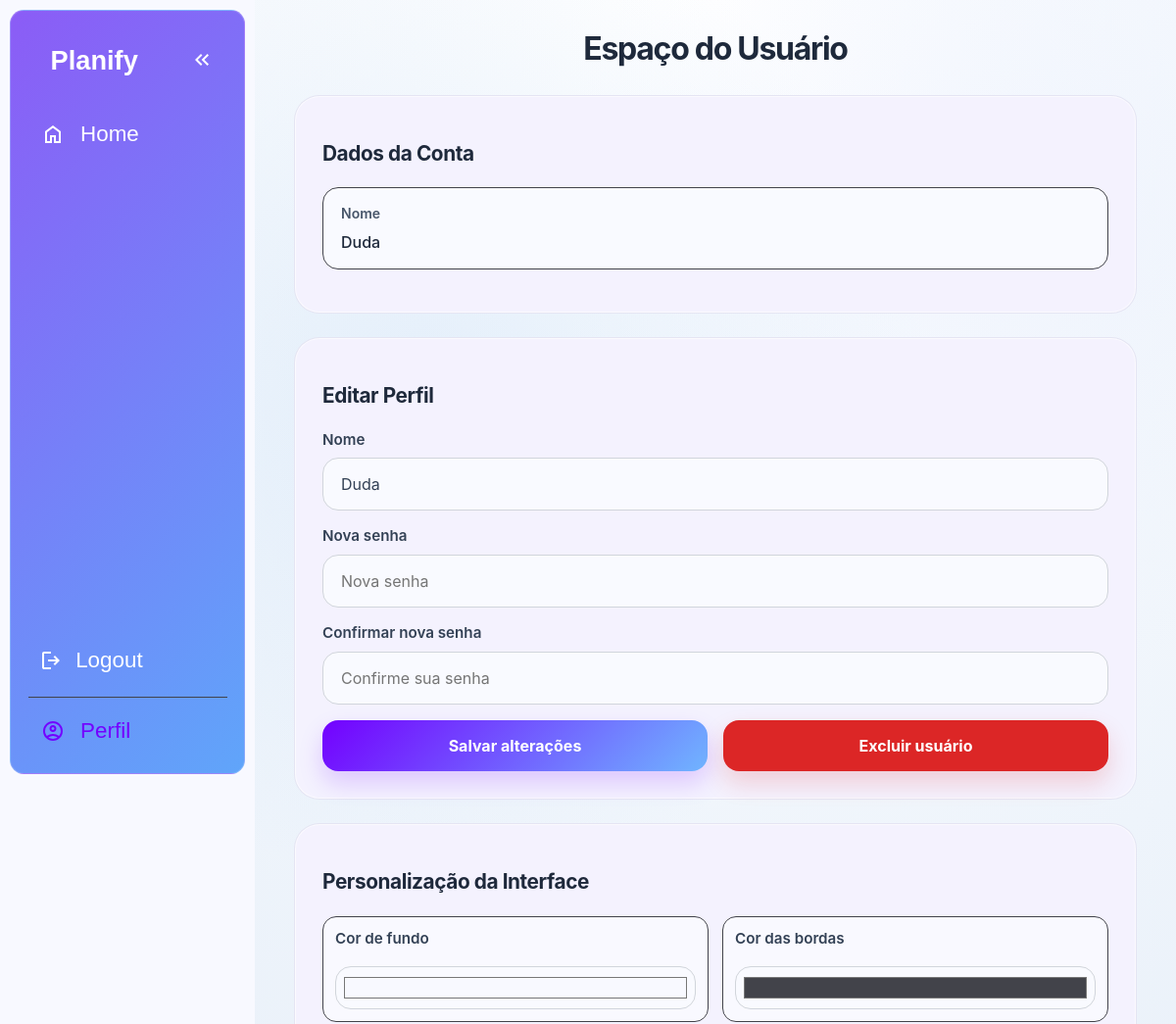
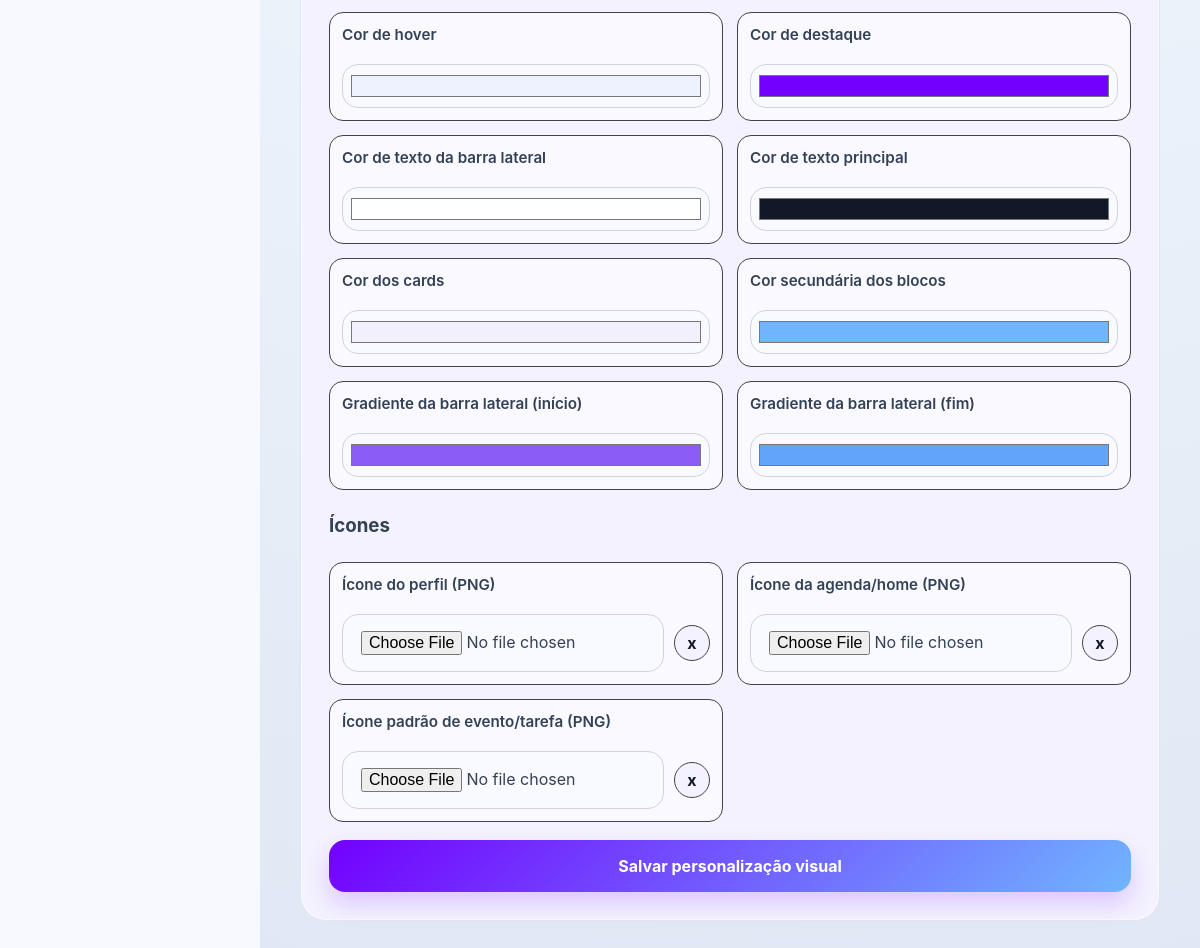
The app's page /user/ (signed in) with its own data (2 pictures, top to bottom).
### accounts/models.py (models this page shows, shortened)
class UserThemePreference(models.Model):
	user = models.OneToOneField(
		settings.AUTH_USER_MODEL,
		on_delete=models.CASCADE,
		related_name="theme_preference",
	)
	base_clr = models.CharField(max_length=7, default="#f8f9ff", validators=[hex_color_validator])
	line_clr = models.CharField(max_length=7, default="#42434a", validators=[hex_color_validator])
	hover_clr = models.CharField(max_length=7, default="#eef2ff", validators=[hex_color_validator])
	text_clr = models.CharField(max_length=7, default="#ffffff", validators=[hex_color_validator])
	accent_clr = models.CharField(max_length=7, default="#59e7ec", validators=[hex_color_validator])
	secondary_text_clr = models.CharField(max_length=7, default="#111827", validators=[hex_color_validator])
	container_background_base = models.CharField(max_length=7, default="#f3f0fe", validators=[hex_color_validator])
	secondary_base_clr = models.CharField(max_length=7, default="#ce9aff", validators=[hex_color_validator])
	sidebar_gradient_start = models.CharField(max_length=7, default="#8b5cf6", validators=[hex_color_validator])
	sidebar_gradient_end = models.CharField(max_length=7, default="#60a5fa", validators=[hex_color_validator])
	profile_icon_emoji = models.CharField(max_length=16, blank=True)
	agenda_icon_emoji = models.CharField(max_length=16, blank=True)
	default_activity_icon_emoji = models.CharField(max_length=16, blank=True)
	profile_icon_image = models.ImageField(upload_to="ui_icons/profile/", blank=True, null=True)
	agenda_icon_image = models.ImageField(upload_to="ui_icons/agenda/", blank=True, null=True)
	default_activity_icon_image = models.ImageField(upload_to="ui_icons/activity_default/", blank=True, null=True)
	updated_at = models.DateTimeField(auto_now=True)

### accounts/views.py (the view)
# urls.py: path('user/', views.user_space, name='user_space'),
@login_required
def user_space(request):
    preference, _ = UserThemePreference.objects.get_or_create(user=request.user)
    return render(request, "user.html", {"preference": preference})

### accounts/context_processors.py (called while the page is built)
def ui_preferences(request):
    if not request.user.is_authenticated:
        return {}
    preference, _ = UserThemePreference.objects.get_or_create(user=request.user)
    return {
        "ui_theme": preference,
        "ui_icons": preference,
    }

### accounts/templates/user.html (shortened to what this page needs)
{% load static %}
<!DOCTYPE html>
<html lang="pt-br">
<head>
  <link rel="stylesheet" href="{% static 'schedules/css/calendar.css' %}" />
  <link rel="stylesheet" href="{% static 'tp_es/css/base.css' %}" />
  <link rel="stylesheet" href="{% static 'accounts/css/accounts.css' %}?v=3" />
</head>
<body class="profile-page">
  <nav id="sidebar">
    {% with rota_atual=request.resolver_match.url_name %}
    <ul>
      <li>
        <span class="logo">Planify</span>
        <button onclick="toggleSidebar()" id="toggle-btn">
          <svg xmlns="http://www.w3.org/2000/svg" height="24px" viewBox="0 -960 960 960" width="24px" fill="#e3e3e3">
            <path
              d="M440-240 200-480l240-240 56 56-183 184 183 184-56 56Zm264 0L464-480l240-240 56 56-183 184 183 184-56 56Z" />
          </svg>
        </button>
      </li>
      <li class="{% if rota_atual == 'main_calendar_view' %}active{% endif %}">
        <a href="{% url 'schedules:main_calendar_view' %}">
          {% if ui_icons.agenda_icon_image %}
            <img src="{{ ui_icons.agenda_icon_image.url }}" class="sidebar-icon-image" alt="" onerror="this.style.display='none'" />
          {% elif ui_icons.agenda_icon_emoji %}
            <span class="sidebar-icon-emoji" aria-hidden="true">{{ ui_icons.agenda_icon_emoji }}</span>
          {% else %}
          <svg xmlns="http://www.w3.org/2000/svg" height="24px" viewBox="0 -960 960 960" width="24px" fill="#e3e3e3">
            <path
              d="M240-200h120v-240h240v240h120v-360L480-740 240-560v360Zm-80 80v-480l320-240 320 240v480H520v-240h-80v240H160Zm320-350Z" />
          </svg>
          {% endif %}
            <span>Home</span>
        </a>
      </li>
      <li class="logout-item">
        <form action="{% url 'schedules:logout' %}" method="post" class="logout-form">
          <button type="submit" class="logout-btn">
            <svg xmlns="http://www.w3.org/2000/svg" height="24px" viewBox="0 -960 960 960" width="24px" fill="#e3e3e3"><path d="M200-120q-33 0-56.5-23.5T120-200v-560q0-33 23.5-56.5T200-840h280v80H200v560h280v80H200Zm440-160-55-58 102-102H360v-80h327L585-622l55-58 200 200-200 200Z"/></svg>
            <span>Logout</span>
          </button>
        </form>
      </li>
      <li class="profile-item {% if rota_atual == 'user_space' %}active{% endif %}">
        <a href="{% url 'accounts:user_space' %}">
          <span>Perfil</span>
        </a>
      </li>
    </ul>
    {% endwith %}
  </nav>
  <main>
    <header>
      <h1>Espaço do Usuário</h1>
    </header>
    <section class="container profile-info">
      <h2>Dados da Conta</h2>
      <div class="outlined-box">
        <dt>Nome</dt>
        <dd>{{ user.username }}</dd>
      </div>
    </section>
    <section class="container profile-edit">
      <h2>Editar Perfil</h2>
      <form method="post" action="{% url 'accounts:edit_user' %}">
        <div>
          <label for="user-name">Nome</label>
          <input type="text" id="user-name" name="username" value="{{ user.username }}" />
        </div>
        <div>
          <label for="user-password">Nova senha</label>
          <input type="password" id="user-password" name="password" placeholder="Nova senha" />
        </div>
        <div>
          <label for="user-password-confirm">Confirmar nova senha</label>
          <input type="password" id="user-password-confirm" name="password_confirm" placeholder="Confirme sua senha" required />
        </div>
        <div class="form-actions">
          <button type="submit" class="button-primary">Salvar alterações</button>
          <form method="post" action="{% url 'accounts:delete_user' %}" onsubmit="return confirm('Tem certeza que deseja excluir sua conta? Essa ação é irreversível.')" class="delete-form">
            <button type="submit" class="button-danger">Excluir usuário</button>
          </form>
        </div>
      </form>
    </section>
    <section class="container profile-theme">
      <h2>Personalização da Interface</h2>
      <form method="post" action="{% url 'accounts:update_preferences' %}" enctype="multipart/form-data">
        <div class="theme-grid">
          <div>
            <label for="base-clr">Cor de fundo</label>
            <input type="color" id="base-clr" name="base_clr" value="{{ preference.base_clr }}" />
          </div>
          <div>
            <label for="line-clr">Cor das bordas</label>
            <input type="color" id="line-clr" name="line_clr" value="{{ preference.line_clr }}" />
          </div>
          <div>
            <label for="hover-clr">Cor de hover</label>
            <input type="color" id="hover-clr" name="hover_clr" value="{{ preference.hover_clr }}" />
          </div>
          <div>
            <label for="accent-clr">Cor de destaque</label>
            <input type="color" id="accent-clr" name="accent_clr" value="{{ preference.accent_clr }}" />
          </div>
          <div>
            <label for="text-clr">Cor de texto da barra lateral</label>
            <input type="color" id="text-clr" name="text_clr" value="{{ preference.text_clr }}" />
          </div>
          <div>
            <label for="secondary-text-clr">Cor de texto principal</label>
            <input type="color" id="secondary-text-clr" name="secondary_text_clr" value="{{ preference.secondary_text_clr }}" />
          </div>
          <div>
            <label for="container-background-base">Cor dos cards</label>
            <input type="color" id="container-background-base" name="container_background_base" value="{{ preference.container_background_base }}" />
          </div>
          <div>
            <label for="secondary-base-clr">Cor secundária dos blocos</label>
            <input type="color" id="secondary-base-clr" name="secondary_base_clr" value="{{ preference.secondary_base_clr }}" />
          </div>
          <div>
            <label for="sidebar-gradient-start">Gradiente da barra lateral (início)</label>
            <input type="color" id="sidebar-gradient-start" name="sidebar_gradient_start" value="{{ preference.sidebar_gradient_start }}" />
          </div>
          <div>
            <label for="sidebar-gradient-end">Gradiente da barra lateral (fim)</label>
            <input type="color" id="sidebar-gradient-end" name="sidebar_gradient_end" value="{{ preference.sidebar_gradient_end }}" />
          </div>
        </div>
        <h3>Ícones</h3>
        <div class="theme-grid">
          <div>
            <label for="profile-icon-image">Ícone do perfil (PNG)</label>
            <div class="icon-upload-row">
              <input type="file" id="profile-icon-image" name="profile_icon_image" accept="image/png,image/webp,image/jpeg" />
              <button type="button" class="icon-clear-btn" data-icon-clear-target="clear_profile_icon_image" data-icon-clear-file="profile-icon-image" data-icon-clear-submit="1" aria-label="Remover ícone do perfil" title="Remover ícone do perfil">x</button>
            </div>
          </div>
          <div>
            <label for="agenda-icon-image">Ícone da agenda/home (PNG)</label>
            <div class="icon-upload-row">
              <input type="file" id="agenda-icon-image" name="agenda_icon_image" accept="image/png,image/webp,image/jpeg" />
              <button type="button" class="icon-clear-btn" data-icon-clear-target="clear_agenda_icon_image" data-icon-clear-file="agenda-icon-image" data-icon-clear-submit="1" aria-label="Remover ícone da agenda" title="Remover ícone da agenda">x</button>
            </div>
          </div>
          <div>
            <label for="default-activity-icon-image">Ícone padrão de evento/tarefa (PNG)</label>
            <div class="icon-upload-row">
              <input type="file" id="default-activity-icon-image" name="default_activity_icon_image" accept="image/png,image/webp,image/jpeg" />
              <button type="button" class="icon-clear-btn" data-icon-clear-target="clear_default_activity_icon_image" data-icon-clear-file="default-activity-icon-image" data-icon-clear-submit="1" aria-label="Remover ícone padrão" title="Remover ícone padrão">x</button>
            </div>
          </div>
        </div>
        <button type="submit" class="button-primary">Salvar personalização visual</button>
      </form>
    </section>
  </main>
</body>
</html>

### schedules/static/schedules/css/calendar.css (style rules this page uses)
body { display: grid; grid-template-columns: 240px 1fr; gap: 10px; }
* { box-sizing: border-box; }
#sidebar ul { list-style: none; flex: 1; display: flex; flex-direction: column; }
#sidebar a, #sidebar .dropdown-btn, #sidebar .logo { border-radius: .5em; padding: .85em; text-decoration: none; color: var(--text-clr); display: flex; align-items: center; gap: 1em; }
.logout-form { margin-top: auto; }
#sidebar a span, #sidebar .dropdown-btn span { flex-grow: 1; font-size: 1.4rem; }
#sidebar a span, #sidebar .dropdown-btn span, .logout-btn span { flex-grow: 1; font-size: 1.4rem; }
.logout-btn { width: 100%; display: flex; align-items: center; gap: 1em; padding: 0.85em; border-radius: 0.5em; background: none; border: none; color: var(--text-clr); cursor: pointer; text-align: left; }
main { padding: min(30px, 7%); margin-bottom: 2em; }
#sidebar { box-sizing: border-box; background: linear-gradient(135deg, var(--sidebar-gradient-start, #0ea5e9) 0%, var(--sidebar-gradient-end, #22d3ee) 100%); height: calc(100vh - 20px); width: 240px; padding: min(30px, 7%); border-radius: .9em; border: 1px solid rgba(255, 255, 255, 0.2); margin-top: 10px; margin-left: 10px; margin-bottom: 10px; margin-right: 0px; position: sticky; top: 0; align-self: start; transition: 300ms ease-in-out; overflow: hidden; text-wrap: nowrap; display: flex; flex-direction: column; }
#sidebar svg { flex-shrink: 0; fill: var(--text-clr); }
.logout-item { margin-top: auto; width: 100%; padding-bottom: 5px; }
.logout-form { margin: 0; width: 100%; }
.logout-form { margin-top: 5px; }
.profile-item { border-top: 1px solid var(--line-clr); margin-top: 8px; padding-top: 8px; width: 100%; }
.icon-upload-row { display: flex; align-items: center; gap: 10px; }
.icon-upload-row input[type="file"] { flex: 1; min-width: 0; }
.icon-clear-btn { display: flex; align-items: center; justify-content: center; width: 36px; height: 36px; border-radius: 999px; border: 1px solid var(--line-clr); background: color-mix(in srgb, var(--container-background-base) 88%, white); color: var(--secondary-text-clr); font-size: 1rem; font-weight: 700; line-height: 1; cursor: pointer; flex: 0 0 auto; }

### static/tp_es/css/base.css (style rules this page uses)
:root { --base-clr: #f8f9ff; --line-clr: #42434a; --sidebar-clr: #f8f9ff; --hover-clr: #f8f9ff; --text-clr: #ffffff; --accent-clr: #59e7ec; --secondary-text-clr: #000000; --danger-clr: #aa0505; --secondary-danger-clr: #8c0000; --secondary-base-clr: #ce9aff; --container-background-base: #f3f0fe; --sidebar-gradient-start: #8b5cf6; --sidebar-gradient-end: #60a5fa; color-scheme: light; font-family: 'Poppins', sans-serif; }
* { margin: 0; padding: 0; }
html { font-family: 'Poppins', sans-serif; line-height: 1.3rem; }
input, button, textarea, select { font-family: inherit; }
body { min-height: 100vh; min-height: 100dvh; background-color: var(--base-clr); color: var(--text-clr); display: grid; grid-template-columns: auto 1fr; }

### records on screen
UserThemePreference: base_clr "#f8f9ff", line_clr "#42434a", hover_clr "#eef2ff", accent_clr "#7300ff", text_clr "#ffffff", secondary_text_clr "#111827", container_background_base "#f3f0fe", secondary_base_clr "#70b5ff", sidebar_gradient_start "#8b5cf6", sidebar_gradient_end "#60a5fa"

### other values on screen
{{ user.username }} "Duda"
